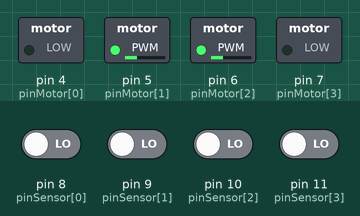
A sketch run on a simulated Arduino Uno, built with avr-gcc and run on an emulated ATmega328P. Parts: switched loads named in the sketch (green lamp = pin HIGH). The inputs (shaded band) are chosen by the test bench; at power-on: pin 8 (pinSensor[0]), pin 9 (pinSensor[1]), pin 10 (pinSensor[2]), pin 11 (pinSensor[3]) LOW.

Above: at 1.2 s.
1.3 s: pin 8 (pinSensor[0]) driven HIGH and pin 9 (pinSensor[1]) driven HIGH
At 1.7 s:
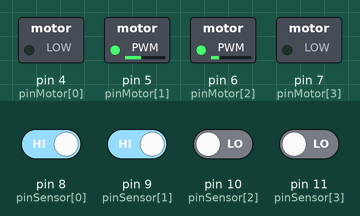
2.8 s: pin 8 (pinSensor[0]) driven LOW and pin 9 (pinSensor[1]) driven LOW and pin 10 (pinSensor[2]) driven HIGH and pin 11 (pinSensor[3]) driven HIGH
At 4.1 s:
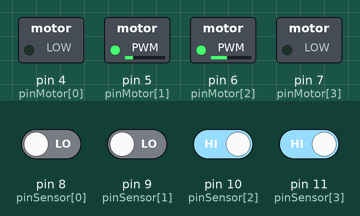
Timing chart, 0 to 5.8 s (numbered marks = the images above; inputs shaded):
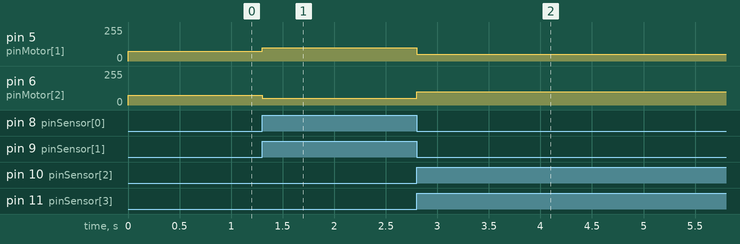

The sketch:

line_follower.ino
```cpp
const int jumlahSensor = 4;
const int pinSensor[jumlahSensor] = {8,9,10,11};
const int pinMotor[] = {4,5,6,7};

float val[4] = {},
      sp = 0,
      ts = 0,
      lastLastError = 0,
      error = 0,
      lastError = 0;

const float kp = 0.5,
            ki = 2,
            kd = 0.1;


void setup() {
  Serial.begin(9600);
  for(int i = 0; i < jumlahSensor; i++) {
    pinMode(pinSensor[i], INPUT);
  }
  for(int i = 0; i < 4; i++) {
    pinMode(pinMotor[i], OUTPUT);
  }
}

void loop() {
  boolean isWhite = true;
  for(int i=0; i < jumlahSensor; i++) {
    float v = digitalRead(pinSensor[i]);
    if(i < (jumlahSensor / 2)) {
      if(v) val[i] = -1 * 1;
      else val[i] = 0;
    } else {
      if(v) val[i] = 1;
      else val[i] = 0;
    }
    error = error + val[i];
    if(v) isWhite = false;
  }
  lastError = error;
  error = pid(0.5,2,0.1, error, lastError);
  int motorR = 75-map(error,0,1, 0, 25);
  int motorL = 75+map(error,0,1, 0, 25);
  if(isWhite) {
    motorR = 75-map(lastLastError,0,1, 0, 50);
    motorL = 75+map(lastLastError,0,1, 0, 50);
  } else {
    lastLastError = error;
  }
  analogWrite(pinMotor[0], 0);
  analogWrite(pinMotor[3], 0);
  analogWrite(pinMotor[1], motorR);
  analogWrite(pinMotor[2], motorL);
  delayMicroseconds(125);
}

void debug(int motorR, int motorL) {
  Serial.print("\t");
  Serial.print(motorR);
  Serial.print("\t");
  Serial.print(motorL);
  Serial.print("\t");
  Serial.print(error);
  Serial.println();
  delay(100);
}

float pid(float _kp, float _ki, float _kd, float _err, float _lastErr) {
  ts = 0.00000000625;
  _err = sp - _err;
  int p = _kp * error;
  int i = _ki * ((_err + _lastErr) / 2) * ts;
  int d = _kd * (error - _lastErr) / ts;
  return p + i + d;
}
```

Measured:
- after the input at 1.3 s, pin 5 (pinMotor[1]): 75/255 → 100/255 at once; pin 6 (pinMotor[2]): 75/255 → 50/255 at once
- after the input at 2.8 s, pin 5 (pinMotor[1]): 100/255 → 50/255 at once; pin 6 (pinMotor[2]): 50/255 → 100/255 at once
